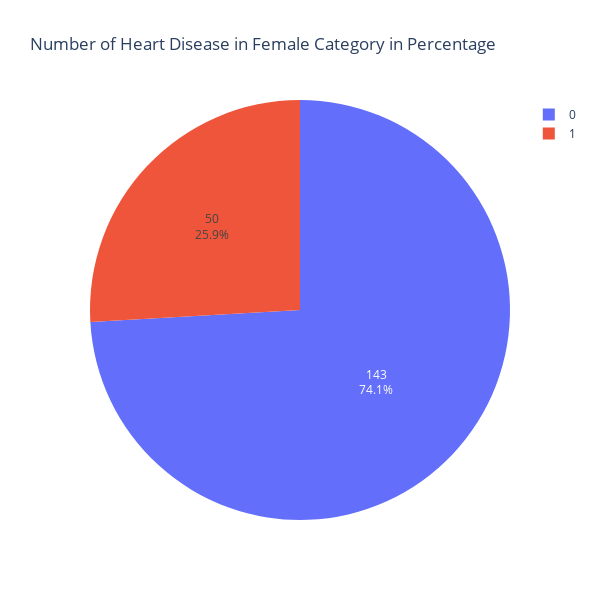

The cell this chart's notebook holds for it:
### Code cell
#Pie Chart of total number of heart disease in Female Category %
figpie_female = px.pie(df_female,names="HeartDisease",title="Number of Heart Disease in Female Category in Percentage",width=600, height=600)
figpie_female.update_traces(textposition='inside', textinfo='percent+value')
figpie_female.show()
# 0 represent not diagnosed for heart disease
# 1 represent diagnosed for heart disease

### Figure 1 — Plotly figure (JSON) as saved in the notebook; plotly's stock layout.template omitted (floating-point values rounded to 4 significant figures; data arrays with more than 128 entries replaced by an {"elided": "..."} marker saying what was removed)
{"data": [{"domain": {"x": [0, 1], "y": [0, 1]}, "hovertemplate": "HeartDisease=%{label}<extra></extra>", "labels": {"elided": "193 int values"}, "legendgroup": "", "name": "", "showlegend": true, "textinfo": "percent+value", "textposition": "inside", "type": "pie"}], "layout": {"height": 600, "legend": {"tracegroupgap": 0}, "title": {"text": "Number of Heart Disease in Female Category in Percentage"}, "width": 600}}
